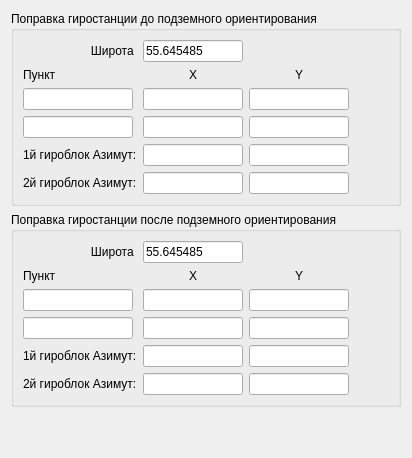
      <widget class="QWidget" name="tab">
       <property name="focusPolicy">
        <enum>Qt::TabFocus</enum>
       </property>
       <attribute name="title">
        <string>Наземные из-я</string>
       </attribute>
       <layout class="QVBoxLayout" name="verticalLayout">
        <item>
         <widget class="QGroupBox" name="groupBox_7">
          <property name="title">
           <string>Поправка гиростанции до подземного ориентирования</string>
          </property>
          <layout class="QGridLayout" name="gridLayout_4">
           <item row="4" column="1">
            <widget class="QLabel" name="label_32">
             <property name="text">
              <string>1й гироблок Азимут:</string>
             </property>
            </widget>
           </item>
           <item row="5" column="1">
            <widget class="QLabel" name="label_30">
             <property name="text">
              <string>2й гироблок Азимут:</string>
             </property>
            </widget>
           </item>
           <item row="0" column="1">
            <widget class="QLabel" name="label_34">
             <property name="layoutDirection">
              <enum>Qt::LeftToRight</enum>
             </property>
             <property name="text">
              <string>Широта </string>
             </property>
             <property name="alignment">
              <set>Qt::AlignRight|Qt::AlignTrailing|Qt::AlignVCenter</set>
             </property>
            </widget>
           </item>
           <item row="0" column="2">
            <widget class="QLineEdit" name="EditShirotado">
             <property name="maximumSize">
              <size>
               <width>100</width>
               <height>16777215</height>
              </size>
             </property>
             <property name="text">
              <string>55.645485</string>
             </property>
             <property name="cursorPosition">
              <number>9</number>
             </property>
            </widget>
           </item>
           <item row="2" column="3">
            <widget class="QLineEdit" name="EditYkPunkt1do">
             <property name="maximumSize">
              <size>
               <width>100</width>
               <height>16777215</height>
              </size>
             </property>
             <property name="text">
              <string/>
             </property>
             <property name="cursorPosition">
              <number>0</number>
             </property>
            </widget>
           </item>
           <item row="4" column="2">
            <widget class="QLineEdit" name="EditAzimut1do">
             <property name="maximumSize">
              <size>
               <width>100</width>
               <height>16777215</height>
              </size>
             </property>
             <property name="text">
              <string/>
             </property>
             <property name="cursorPosition">
              <number>0</number>
             </property>
            </widget>
           </item>
           <item row="5" column="2">
            <widget class="QLineEdit" name="EditAzimut2do">
             <property name="maximumSize">
              <size>
               <width>100</width>
               <height>16777215</height>
              </size>
             </property>
             <property name="text">
              <string/>
             </property>
             <property name="cursorPosition">
              <number>0</number>
             </property>
            </widget>
           </item>
           <item row="4" column="3">
            <widget class="QLineEdit" name="EditAmendment1">
             <property name="maximumSize">
              <size>
               <width>100</width>
               <height>16777215</height>
              </size>
             </property>
             <property name="font">
              <font>
               <weight>75</weight>
               <bold>true</bold>
              </font>
             </property>
             <property name="autoFillBackground">
              <bool>true</bool>
             </property>
             <property name="text">
              <string/>
             </property>
             <property name="readOnly">
              <bool>true</bool>
             </property>
            </widget>
           </item>
           <item row="5" column="3">
            <widget class="QLineEdit" name="EditAmendment2">
             <property name="maximumSize">
              <size>
               <width>100</width>
               <height>16777215</height>
              </size>
             </property>
             <property name="font">
              <font>
               <weight>75</weight>
               <bold>true</bold>
              </font>
             </property>
             <property name="text">
              <string/>
             </property>
             <property name="readOnly">
              <bool>true</bool>
             </property>
            </widget>
           </item>
           <item row="2" column="1">
            <widget class="QLineEdit" name="EditNamePunkt1do">
             <property name="maximumSize">
              <size>
               <width>110</width>
               <height>16777215</height>
              </size>
             </property>
             <property name="text">
              <string/>
             </property>
             <property name="cursorPosition">
              <number>0</number>
             </property>
            </widget>
           </item>
           <item row="1" column="2">
            <widget class="QLabel" name="label_29">
             <property name="text">
              <string>X</string>
             </property>
             <property name="alignment">
              <set>Qt::AlignCenter</set>
             </property>
            </widget>
           </item>
           <item row="2" column="2">
            <widget class="QLineEdit" name="EditXkPunkt1do">
             <property name="maximumSize">
              <size>
               <width>100</width>
               <height>16777215</height>
              </size>
             </property>
             <property name="text">
              <string/>
             </property>
             <property name="cursorPosition">
              <number>0</number>
             </property>
            </widget>
           </item>
           <item row="3" column="2">
            <widget class="QLineEdit" name="EditXkPunkt2do">
             <property name="maximumSize">
              <size>
               <width>100</width>
               <height>16777215</height>
              </size>
             </property>
             <property name="text">
              <string/>
             </property>
            </widget>
           </item>
           <item row="3" column="3">
            <widget class="QLineEdit" name="EditYkPunkt2do">
             <property name="maximumSize">
              <size>
               <width>100</width>
               <height>16777215</height>
              </size>
             </property>
             <property name="text">
              <string/>
             </property>
             <property name="cursorPosition">
              <number>0</number>
             </property>
            </widget>
           </item>
           <item row="1" column="1">
            <widget class="QLabel" name="label_31">
             <property name="text">
              <string>Пункт</string>
             </property>
            </widget>
           </item>
           <item row="3" column="1">
            <widget class="QLineEdit" name="EditNamePunkt2do">
             <property name="maximumSize">
              <size>
               <width>110</width>
               <height>16777215</height>
              </size>
             </property>
             <property name="text">
              <string/>
             </property>
             <property name="cursorPosition">
              <number>0</number>
             </property>
            </widget>
           </item>
           <item row="1" column="3">
            <widget class="QLabel" name="label_33">
             <property name="text">
              <string>Y</string>
             </property>
             <property name="alignment">
              <set>Qt::AlignCenter</set>
             </property>
            </widget>
           </item>
           <item row="2" column="4">
            <spacer name="horizontalSpacer">
             <property name="orientation">
              <enum>Qt::Horizontal</enum>
             </property>
             <property name="sizeHint" stdset="0">
              <size>
               <width>40</width>
               <height>20</height>
              </size>
             </property>
            </spacer>
           </item>
          </layout>
         </widget>
        </item>
        <item>
         <widget class="QGroupBox" name="groupBox_8">
          <property name="title">
           <string>Поправка гиростанции после подземного ориентирования</string>
          </property>
          <layout class="QGridLayout" name="gridLayout_6">
           <item row="5" column="1">
            <widget class="QLabel" name="label_37">
             <property name="text">
              <string>1й гироблок Азимут:</string>
             </property>
            </widget>
           </item>
           <item row="6" column="1">
            <widget class="QLabel" name="label_36">
             <property name="text">
              <string>2й гироблок Азимут:</string>
             </property>
            </widget>
           </item>
           <item row="4" column="1">
            <widget class="QLineEdit" name="EditNamePunkt2posle">
             <property name="maximumSize">
              <size>
               <width>110</width>
               <height>16777215</height>
              </size>
             </property>
             <property name="text">
              <string/>
             </property>
             <property name="cursorPosition">
              <number>0</number>
             </property>
            </widget>
           </item>
           <item row="2" column="2">
            <widget class="QLabel" name="label_35">
             <property name="text">
              <string>X</string>
             </property>
             <property name="alignment">
              <set>Qt::AlignCenter</set>
             </property>
            </widget>
           </item>
           <item row="3" column="1">
            <widget class="QLineEdit" name="EditNamePunkt1posle">
             <property name="maximumSize">
              <size>
               <width>110</width>
               <height>16777215</height>
              </size>
             </property>
             <property name="text">
              <string/>
             </property>
             <property name="cursorPosition">
              <number>0</number>
             </property>
            </widget>
           </item>
           <item row="2" column="1">
            <widget class="QLabel" name="label_38">
             <property name="text">
              <string>Пункт</string>
             </property>
            </widget>
           </item>
           <item row="4" column="2">
            <widget class="QLineEdit" name="EditXkPunkt2posle">
             <property name="maximumSize">
              <size>
               <width>100</width>
               <height>16777215</height>
              </size>
             </property>
             <property name="text">
              <string/>
             </property>
             <property name="cursorPosition">
              <number>0</number>
             </property>
            </widget>
           </item>
           <item row="4" column="3">
            <widget class="QLineEdit" name="EditYkPunkt2posle">
             <property name="maximumSize">
              <size>
               <width>100</width>
               <height>16777215</height>
              </size>
             </property>
             <property name="text">
              <string/>
             </property>
             <property name="cursorPosition">
              <number>0</number>
             </property>
            </widget>
           </item>
           <item row="2" column="3">
            <widget class="QLabel" name="label_39">
             <property name="text">
              <string>Y</string>
             </property>
             <property name="alignment">
              <set>Qt::AlignCenter</set>
             </property>
            </widget>
           </item>
           <item row="3" column="2">
            <widget class="QLineEdit" name="EditXkPunkt1posle">
             <property name="maximumSize">
              <size>
               <width>100</width>
               <height>16777215</height>
              </size>
             </property>
             <property name="text">
              <string/>
             </property>
             <property name="cursorPosition">
              <number>0</number>
             </property>
            </widget>
           </item>
           <item row="3" column="3">
            <widget class="QLineEdit" name="EditYkPunkt1posle">
             <property name="maximumSize">
              <size>
               <width>100</width>
               <height>16777215</height>
              </size>
             </property>
             <property name="text">
              <string/>
             </property>
             <property name="cursorPosition">
              <number>0</number>
             </property>
            </widget>
           </item>
           <item row="1" column="1">
            <widget class="QLabel" name="label_40">
             <property name="text">
              <string>Широта </string>
             </property>
             <property name="alignment">
              <set>Qt::AlignRight|Qt::AlignTrailing|Qt::AlignVCenter</set>
             </property>
            </widget>
           </item>
           <item row="5" column="2">
            <widget class="QLineEdit" name="EditAzimut1posle">
             <property name="maximumSize">
              <size>
               <width>100</width>
               <height>16777215</height>
              </size>
             </property>
             <property name="text">
              <string/>
             </property>
             <property name="cursorPosition">
              <number>0</number>
             </property>
            </widget>
           </item>
           <item row="6" column="2">
            <widget class="QLineEdit" name="EditAzimut2posle">
             <property name="maximumSize">
              <size>
               <width>100</width>
               <height>16777215</height>
              </size>
             </property>
             <property name="text">
              <string/>
             </property>
             <property name="cursorPosition">
              <number>0</number>
             </property>
            </widget>
           </item>
           <item row="6" column="3">
            <widget class="QLineEdit" name="EditAmendment4">
             <property name="maximumSize">
              <size>
               <width>100</width>
               <height>16777215</height>
              </size>
             </property>
             <property name="font">
              <font>
               <weight>75</weight>
               <bold>true</bold>
              </font>
             </property>
             <property name="text">
              <string/>
             </property>
             <property name="readOnly">
              <bool>true</bool>
             </property>
            </widget>
           </item>
           <item row="5" column="3">
            <widget class="QLineEdit" name="EditAmendment3">
             <property name="maximumSize">
              <size>
               <width>100</width>
               <height>16777215</height>
              </size>
             </property>
             <property name="font">
              <font>
               <weight>75</weight>
               <bold>true</bold>
              </font>
             </property>
             <property name="text">
              <string/>
             </property>
             <property name="readOnly">
              <bool>true</bool>
             </property>
            </widget>
           </item>
           <item row="1" column="2">
            <widget class="QLineEdit" name="EditShirotaposle">
             <property name="maximumSize">
              <size>
               <width>100</width>
               <height>16777215</height>
              </size>
             </property>
             <property name="text">
              <string>55.645485</string>
             </property>
             <property name="cursorPosition">
              <number>9</number>
             </property>
            </widget>
           </item>
           <item row="3" column="4">
            <spacer name="horizontalSpacer_2">
             <property name="orientation">
              <enum>Qt::Horizontal</enum>
             </property>
             <property name="sizeHint" stdset="0">
              <size>
               <width>40</width>
               <height>20</height>
              </size>
             </property>
            </spacer>
           </item>
          </layout>
         </widget>
        </item>
        <item>
         <spacer name="verticalSpacer_2">
          <property name="orientation">
           <enum>Qt::Vertical</enum>
          </property>
          <property name="sizeHint" stdset="0">
           <size>
            <width>20</width>
            <height>40</height>
           </size>
          </property>
         </spacer>
        </item>
       </layout>
      </widget>
